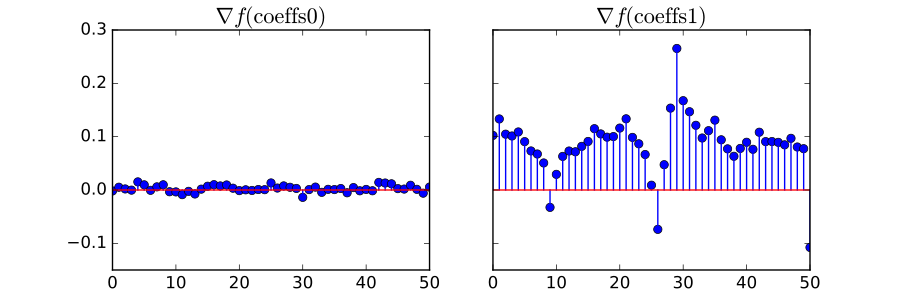

The script that drew this image:
import numpy as np
import matplotlib.pyplot as plt

from tick.simulation import SimuLogReg, weights_sparse_gauss
from tick.optim.model import ModelLogReg

n_samples, n_features = 2000, 50
weights0 = weights_sparse_gauss(n_weights=n_features, nnz=10)
intercept0 = 1.
X, y = SimuLogReg(weights0, intercept=intercept0, seed=123,
                  n_samples=n_samples, verbose=False).simulate()

model = ModelLogReg(fit_intercept=True).fit(X, y)

coeffs0 = np.concatenate([weights0, [intercept0]])

_, ax = plt.subplots(1, 2, sharey=True, figsize=(9, 3))
ax[0].stem(model.grad(coeffs0))
ax[0].set_title(r"$\nabla f(\mathrm{coeffs0})$", fontsize=16)
ax[1].stem(model.grad(np.ones(model.n_coeffs)))
ax[1].set_title(r"$\nabla f(\mathrm{coeffs1})$", fontsize=16)

plt.show()
